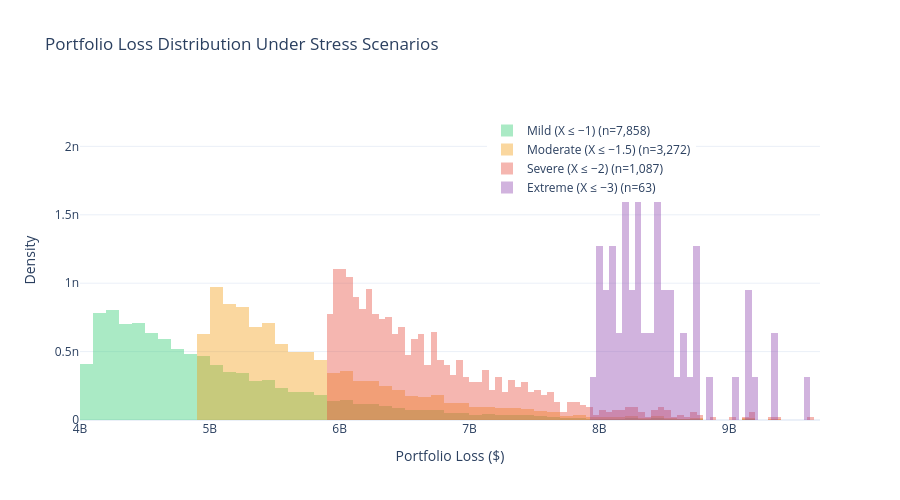

Write notebook code for a chart like this one.
### Markdown cell above
### Stress Testing the Latent Factor - Recession scenario


We condition on $X \leq x^*$ for various stress levels and examine the resulting loss distribution

### Code cell
stress_levels = {
    'Mild (X ≤ −1)':   (-np.inf, -1),
    'Moderate (X ≤ −1.5)': (-np.inf, -1.5),
    'Severe (X ≤ −2)':     (-np.inf, -2),
    'Extreme (X ≤ −3)':    (-np.inf, -3),
}

stress_colors = ['#2ecc71', '#f39c12', '#e74c3c', '#8e44ad']

print("Stress Test Results")
print(f"{'Scenario':<25s} {'# Paths':>10s} {'Mean Loss':>12s} {'VaR 99%':>12s} "
      f"{'ES 99%':>12s} {'Default Rate':>14s}")
print("-" * 90)

fig = go.Figure()

for (name, (x_lo, x_hi)), color in zip(stress_levels.items(), stress_colors):
    mask = (X_draws >= x_lo) & (X_draws <= x_hi)
    n_paths = mask.sum()
    
    if n_paths < 10:
        print(f"  {name:<23s} -- insufficient paths ({n_paths}) --")
        continue
        
    stressed_losses = losses[mask]
    stressed_dr = portfolio_default_rate[mask]
    
    var_99 = np.percentile(stressed_losses, 99)
    es_99 = stressed_losses[stressed_losses >= var_99].mean()

    print(f"  {name:<23s} {n_paths:>10,d} ${stressed_losses.mean():>11,.0f} "
          f"${var_99:>11,.0f} ${es_99:>11,.0f} {stressed_dr.mean():>14.2%}")

    fig.add_trace(go.Histogram(
        x=stressed_losses, name=f"{name} (n={n_paths:,})", 
        opacity=0.4, marker_color=color, 
        histnorm='probability density', nbinsx=80
    ))

print("-" * 90)
print(f"Note: Unconditional EL = ${losses.mean():,.0f}, VaR 99% = ${np.percentile(losses, 99):,.0f}")

fig.update_layout(
    title="Portfolio Loss Distribution Under Stress Scenarios",
    xaxis_title="Portfolio Loss ($)",
    yaxis_title="Density",
    barmode='overlay',
    template="plotly_white", height=500,
    legend=dict(x=0.55, y=0.95)
)
fig.show()

### Figure 1 — Plotly figure (JSON) as saved in the notebook; plotly's stock layout.template omitted (floating-point values rounded to 4 significant figures; data arrays with more than 128 entries replaced by an {"elided": "..."} marker saying what was removed)
{"data": [{"histnorm": "probability density", "marker": {"color": "#2ecc71"}, "name": "Mild (X ≤ −1) (n=7,858)", "nbinsx": 80, "opacity": 0.4, "type": "histogram", "x": {"elided": "7858 float values"}}, {"histnorm": "probability density", "marker": {"color": "#f39c12"}, "name": "Moderate (X ≤ −1.5) (n=3,272)", "nbinsx": 80, "opacity": 0.4, "type": "histogram", "x": {"elided": "3272 float values"}}, {"histnorm": "probability density", "marker": {"color": "#e74c3c"}, "name": "Severe (X ≤ −2) (n=1,087)", "nbinsx": 80, "opacity": 0.4, "type": "histogram", "x": {"elided": "1087 float values"}}, {"histnorm": "probability density", "marker": {"color": "#8e44ad"}, "name": "Extreme (X ≤ −3) (n=63)", "nbinsx": 80, "opacity": 0.4, "type": "histogram", "x": [8428000000.0, 8296000000.0, 9608000000.0, 9167000000.0, 8095000000.0, 8461000000.0, 9367000000.0, 9139000000.0, 8364000000.0, 9153000000.0, 8614000000.0, 8182000000.0, 9029000000.0, 8757000000.0, 8118000000.0, 8015000000.0, 8223000000.0, 8570000000.0, 8059000000.0, 8036000000.0, 7950000000.0, 8731000000.0, 8349000000.0, 8542000000.0, 8218000000.0, 7984000000.0, 8033000000.0, 8714000000.0, 8756000000.0, 8296000000.0, 9341000000.0, 8646000000.0, 8527000000.0, 8243000000.0, 8451000000.0, 7975000000.0, 8466000000.0, 8189000000.0, 8416000000.0, 8176000000.0, 8099000000.0, 8302000000.0, 9194000000.0, 8308000000.0, 8176000000.0, 8245000000.0, 8108000000.0, 8287000000.0, 8506000000.0, 8135000000.0, 8287000000.0, 8271000000.0, 8144000000.0, 8521000000.0, 8446000000.0, 8013000000.0, 8650000000.0, 8866000000.0, 8213000000.0, 8404000000.0, 8465000000.0, 8482000000.0, 8743000000.0]}], "layout": {"barmode": "overlay", "height": 500, "legend": {"x": 0.55, "y": 0.95}, "title": {"text": "Portfolio Loss Distribution Under Stress Scenarios"}, "xaxis": {"title": {"text": "Portfolio Loss ($)"}}, "yaxis": {"title": {"text": "Density"}}}}
